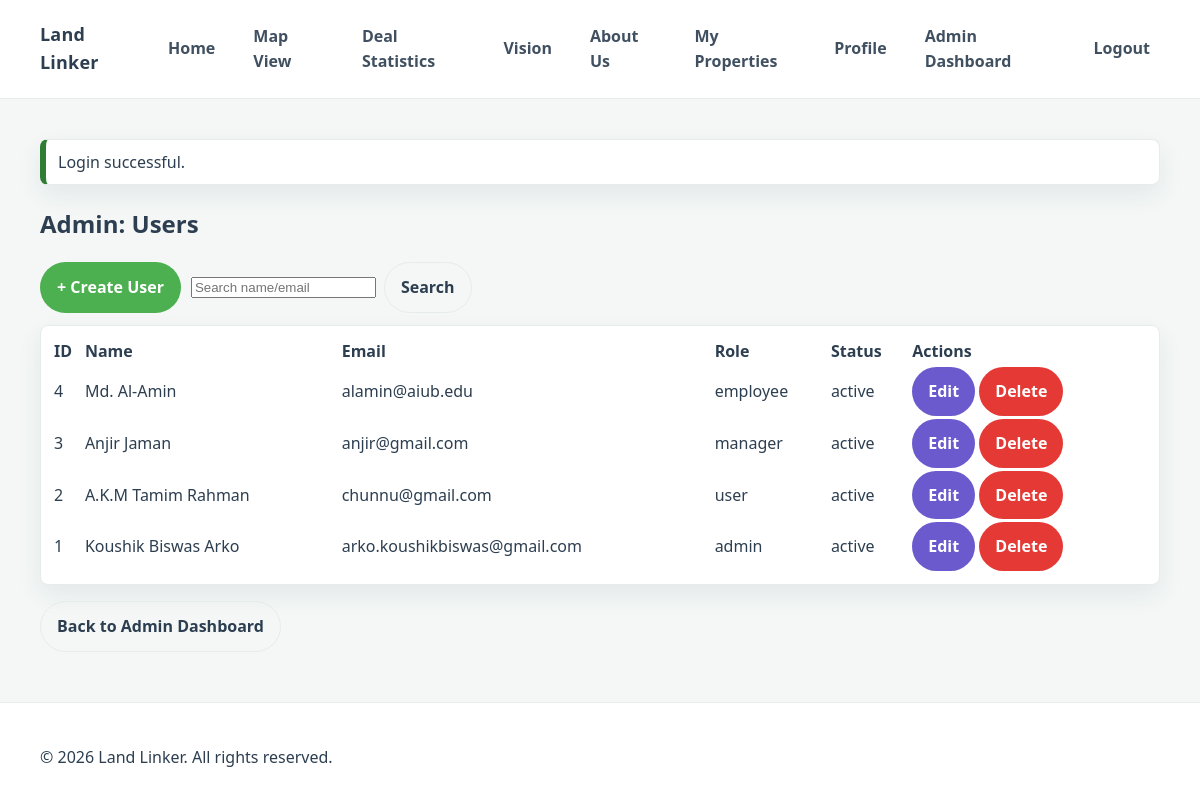
Screenshot of /View/admin/users.php (signed in) with the database file from the repository.
### tables this page shows
CREATE TABLE `users` (
  `id` bigint(20) UNSIGNED NOT NULL,
  `role_id` tinyint(3) UNSIGNED NOT NULL DEFAULT 1,
  `first_name` varchar(60) NOT NULL,
  `surname` varchar(60) NOT NULL,
  `email` varchar(191) NOT NULL,
  `phone` varchar(30) DEFAULT NULL,
  `password_hash` varchar(255) NOT NULL,
  `status` enum('active','suspended','deleted') NOT NULL DEFAULT 'active',
  `email_verified_at` datetime DEFAULT NULL,
  `created_at` datetime NOT NULL DEFAULT current_timestamp(),
  `updated_at` datetime NOT NULL DEFAULT current_timestamp() ON UPDATE current_timestamp()
);

CREATE TABLE `roles` (
  `id` tinyint(3) UNSIGNED NOT NULL,
  `name` varchar(30) NOT NULL
);

### Model/helpers.php (called while the page is built, shortened)
<?php
function e(string $s): string {
  return htmlspecialchars($s, ENT_QUOTES, 'UTF-8');
}
function flash_get(string $key): ?string {
  if (!isset($_SESSION['flash'][$key])) return null;
  $m = $_SESSION['flash'][$key];
  return $m;
}
function url(string $path): string {
  return rtrim(BASE_URL, '/') . '/' . ltrim($path, '/');
}

### Model/auth.php (called while the page is built, shortened)
<?php
function current_user(): ?array {
  return $_SESSION['auth_user'] ?? null;
}
function is_logged_in(): bool {
  return !empty($_SESSION['auth_user']);
}
function is_admin(): bool { $u = current_user(); return $u && (int)$u['role_id'] === 4; }

### Model/db_queries.php (called while the page is built, shortened)
<?php
function db_admin_users(mysqli $conn, string $q = ''): array {
  $sql = "SELECT u.*, r.name AS role_name
          FROM users u JOIN roles r ON r.id = u.role_id
          ORDER BY u.id DESC";
  $res = $conn->query($sql);
  return $res ? $res->fetch_all(MYSQLI_ASSOC) : [];
}

### View/admin/users.php (the view, shortened to what this page needs)
<?php
require_once __DIR__ . '/../../Model/init.php';
$q = trim((string)($_POST['q'] ?? ''));
$rows = db_admin_users($conn, $q);
require_once __DIR__ . '/../layout/header.php';
?>
<div class="container">
  <h2>Admin: Users</h2>
  <div style="display:flex; gap:10px; align-items:center; margin-bottom:12px;">
    <a class="btn btn-primary" href="<?= BASE_URL ?>View/admin/user-create.php">+ Create User</a>
    <form method="get" style="display:flex; gap:8px; align-items:center;">
      <input class="input" name="q" value="<?= e($q) ?>" placeholder="Search name/email">
      <button class="btn btn-outline" type="submit">Search</button>
    </form>
  </div>
  <div class="card" style="padding:12px;">
    <table style="width:100%; border-collapse:collapse;">
      <thead>
        <tr>
          <th align="left">ID</th>
          <th align="left">Name</th>
          <th align="left">Email</th>
          <th align="left">Role</th>
          <th align="left">Status</th>
          <th align="left">Actions</th>
        </tr>
      </thead>
      <tbody>
        <?php foreach ($rows as $u): ?>
          <tr style="border-top:1px solid rgba(255,255,255,0.08);">
            <td><?= (int)$u['id'] ?></td>
            <td><?= e($u['first_name'].' '.$u['surname']) ?></td>
            <td><?= e($u['email']) ?></td>
            <td><?= e($u['role_name']) ?></td>
            <td><?= e($u['status']) ?></td>
            <td>
              <a class="btn btn-edit" href="<?= BASE_URL ?>View/admin/user-edit.php?id=<?= (int)$u['id'] ?>">Edit</a>
              <a class="btn btn-danger" href="<?= BASE_URL ?>View/admin/user-delete.php?id=<?= (int)$u['id'] ?>">Delete</a>
            </td>
          </tr>
        <?php endforeach; ?>
      </tbody>
    </table>
  </div>
  <div style="margin-top:14px;">
    <a class="btn btn-outline" href="<?= BASE_URL ?>View/admin-dashboard.php">Back to Admin Dashboard</a>
  </div>
</div>
<?php require_once __DIR__ . '/../layout/footer.php'; ?>

### View/layout/header.php (shortened to what this page needs)
<?php
$flash_success = flash_get('success') ?? null;
?>
<!DOCTYPE html>
<html lang="en">
<head>
  <link rel="stylesheet" href="<?= BASE_URL ?>css/style.css">
</head>
<body>
<header class="site-header">
  <div class="container header-inner">
    <a class="brand" href="<?= url('index.php') ?>">
      <span class="brand-name">Land Linker</span>
    </a>
    <nav class="nav" id="siteNav">
      <a href="<?= url('index.php') ?>">Home</a>
      <a href="<?= BASE_URL ?>View/map-view.php">Map View</a>
      <a href="<?= BASE_URL ?>View/deal-statistics.php">Deal Statistics</a>
      <a href="<?= BASE_URL ?>View/vision.php">Vision</a>
      <a href="<?= BASE_URL ?>View/about.php">About Us</a>
      <?php if (!is_logged_in()): ?>
        <a href="<?= BASE_URL ?>View/login.php">Sign In</a>
        <a class="btn btn-primary" href="<?= BASE_URL ?>View/signup.php">Sign Up</a>
      <?php else: ?>
        <a href="<?= BASE_URL ?>View/my-properties.php">My Properties</a>
        <a href="<?= BASE_URL ?>View/profile.php">Profile</a>
        <?php if (is_admin()): ?>
          <a href="<?= BASE_URL ?>View/admin-dashboard.php">Admin Dashboard</a>
        <?php elseif (is_manager()): ?>
          <a href="<?= BASE_URL ?>View/manager-dashboard.php">Manager Dashboard</a>
        <?php elseif (is_employee()): ?>
          <a href="<?= BASE_URL ?>View/employee-dashboard.php">Dashboard</a>
        <?php else: ?>
        <a href="<?= BASE_URL ?>View/user-dashboard.php">Dashboard</a>
        <?php endif; ?>
        <a href="<?= url('Controller/logout.php') ?>">Logout</a>      <?php endif; ?>
    </nav>
  </div>
</header>
<main class="page">
  <div class="container" style="padding-top:14px;">
    <?php if (!empty($flash_success)): ?>
      <div class="card" style="border-left:6px solid #2e7d32; padding:10px 12px; margin-bottom:10px;">
        <?= e($flash_success) ?>
      </div>
    <?php endif; ?>
  </div>

### View/layout/footer.php (shortened to what this page needs)
</main>
<footer class="site-footer">
  <div class="container">
    <p>© <?= date('Y') ?> Land Linker. All rights reserved.</p>
  </div>
</footer>
</body>
</html>

### css/style.css (style rules this page uses)
:root { --primary-green: #4CAF50; --secondary-dark: #2C3E50; --accent-pink: #E2136E; --bg-soft: #F4F7F6; --white: #ffffff; --text: var(--secondary-dark); --muted: #6b7a88; --border: #e6ecea; --shadow: 0 10px 25px rgba(44, 62, 80, 0.08); --radius: 14px; --radius-sm: 10px; --font: system-ui, -apple-system, Segoe UI, Roboto, Arial, sans-serif; --container: 1120px; --pad: 16px; }
*, *::before, *::after { box-sizing: border-box; }
html, body { height: 100%; }
body { margin: 0; font-family: var(--font); color: var(--text); background: var(--bg-soft); line-height: 1.55; }
a { color: inherit; text-decoration: none; }
button { font: inherit; }
.container { width: min(var(--container), calc(100% - (var(--pad) * 2))); margin: 0 auto; }
.card { background: var(--white); border: 1px solid var(--border); border-radius: var(--radius); box-shadow: var(--shadow); }
.btn { display: inline-flex; align-items: center; justify-content: center; gap: 10px; padding: 12px 16px; border-radius: 999px; border: 1px solid transparent; cursor: pointer; font-weight: 600; transition: transform 0.12s ease, box-shadow 0.12s ease, background 0.12s ease; }
.btn-primary { background: var(--primary-green); color: var(--white); }
.btn-outline { background: transparent; border-color: var(--border); color: var(--text); }
.site-header { position: sticky; top: 0; z-index: 50; background: rgba(255, 255, 255, 0.92); backdrop-filter: blur(10px); border-bottom: 1px solid var(--border); }
.header-inner { display: flex; align-items: center; justify-content: space-between; padding: 14px 0; gap: 14px; }
.brand { display: flex; align-items: center; gap: 10px; font-weight: 900; letter-spacing: 0.2px; }
.brand-name { font-size: 18px; color: var(--secondary-dark); }
.nav { display: flex; align-items: center; gap: 18px; }
.nav a { padding: 10px 10px; border-radius: 10px; color: var(--secondary-dark); font-weight: 650; opacity: 0.9; transition: background 0.12s ease, opacity 0.12s ease; }
.site-footer { margin-top: 40px; padding: 26px 0; border-top: 1px solid var(--border); background: var(--white); }
.page { padding: 26px 0 10px; }
.btn-danger { border-color: rgba(226, 19, 110, 0.28); color: var(--accent-pink); }
.btn { transition: transform 0.12s ease, box-shadow 0.12s ease, background 0.12s ease, border-color 0.12s ease, opacity 0.12s ease; }
input, textarea, select { transition: box-shadow 0.12s ease, border-color 0.12s ease, background 0.12s ease; }
.card { background: #fff; padding: 16px; border-radius: 8px; margin-bottom: 16px; }
.btn-danger { background: #e53935; color: #fff; border: none; }
.btn-edit { background: slateblue; color: #fff; border: none; }

### rows the page displays
users: id "4", first_name+surname "Md. Al-Amin", email "alamin@aiub.edu", role.name "employee", status "active"
users: id "3", first_name+surname "Anjir Jaman", email "anjir@gmail.com", role.name "manager", status "active"
users: id "2", first_name+surname "A.K.M Tamim Rahman", email "chunnu@gmail.com", role.name "user", status "active"
users: id "1", first_name+surname "Koushik Biswas Arko", email "arko.koushikbiswas@gmail.com", role.name "admin", status "active"

### other values shown
$flash_success "Login successful."
